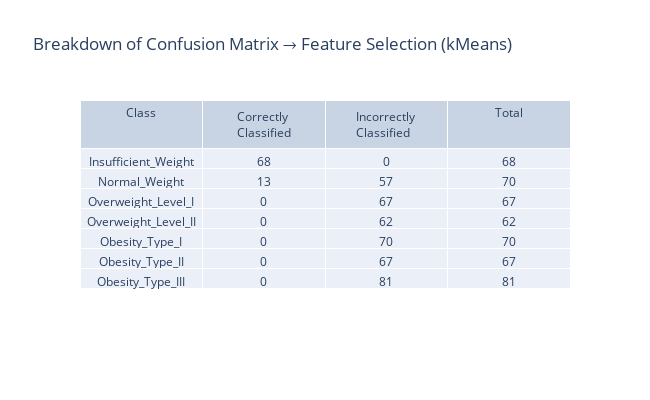

The cell this chart's notebook holds for it:
### Code cell
Kmeans_updated = KMeans(n_clusters=3,random_state=42,n_init=10,init='k-means++')
Kmeans_updated.fit(Xtrain,ytrain)
ypred_updated=Kmeans_updated.predict(Xtest)
print("Silhouette Score After Improvements: ", silhouette_score(Xtrain,Kmeans_updated.labels_))

cv_score = np.array(cross_val_score(Kmeans_updated, X_train,y_train, cv=10)).mean()
cf_matrix = confusion_matrix(y_test,ypred)
metrics = precision_recall_fscore_support(y_test,ypred,average="weighted")
precision,recall,f1=metrics[0],metrics[1],metrics[2]
accuracy= accuracy_score(y_test,ypred)

print("Cross Validation Score: {0}\nPrecision Score: {1}\nRecall Score: {2}\nF1 score: {3}\nAccuracy: {4}".format(cv_score,precision,recall,f1,accuracy))
print("\nConfusion Matrix \n----------------")
sns.heatmap(pd.DataFrame(cf_matrix, labels, labels), annot=True, annot_kws={"size": 14},cmap = 'coolwarm') # font size
plt.title("Confusion Matrix → Feature Selection (kMeans)",loc='left', fontweight='bold',  style='italic')
plt.show()

interpret_confusion_matrix(cf_matrix,"Breakdown of Confusion Matrix → Feature Selection (kMeans)", labels)   
# gather_prediction_info(labels,ypred_updated,ytest)

### Figure 1 — Plotly figure (JSON) as saved in the notebook; plotly's stock layout.template omitted (floating-point values rounded to 4 significant figures)
{"data": [{"cells": {"values": [["Insufficient_Weight", "Normal_Weight", "Overweight_Level_I", "Overweight_Level_II", "Obesity_Type_I", "Obesity_Type_II", "Obesity_Type_III"], [68, 13, 0, 0, 0, 0, 0], [0, 57, 67, 62, 70, 67, 81], [68, 70, 67, 62, 70, 67, 81]]}, "columnwidth": 5, "header": {"values": ["Class", "Correctly Classified", "Incorrectly Classified", "Total"]}, "type": "table"}], "layout": {"height": 400, "title": {"text": "Breakdown of Confusion Matrix → Feature Selection (kMeans)"}, "width": 650}}
